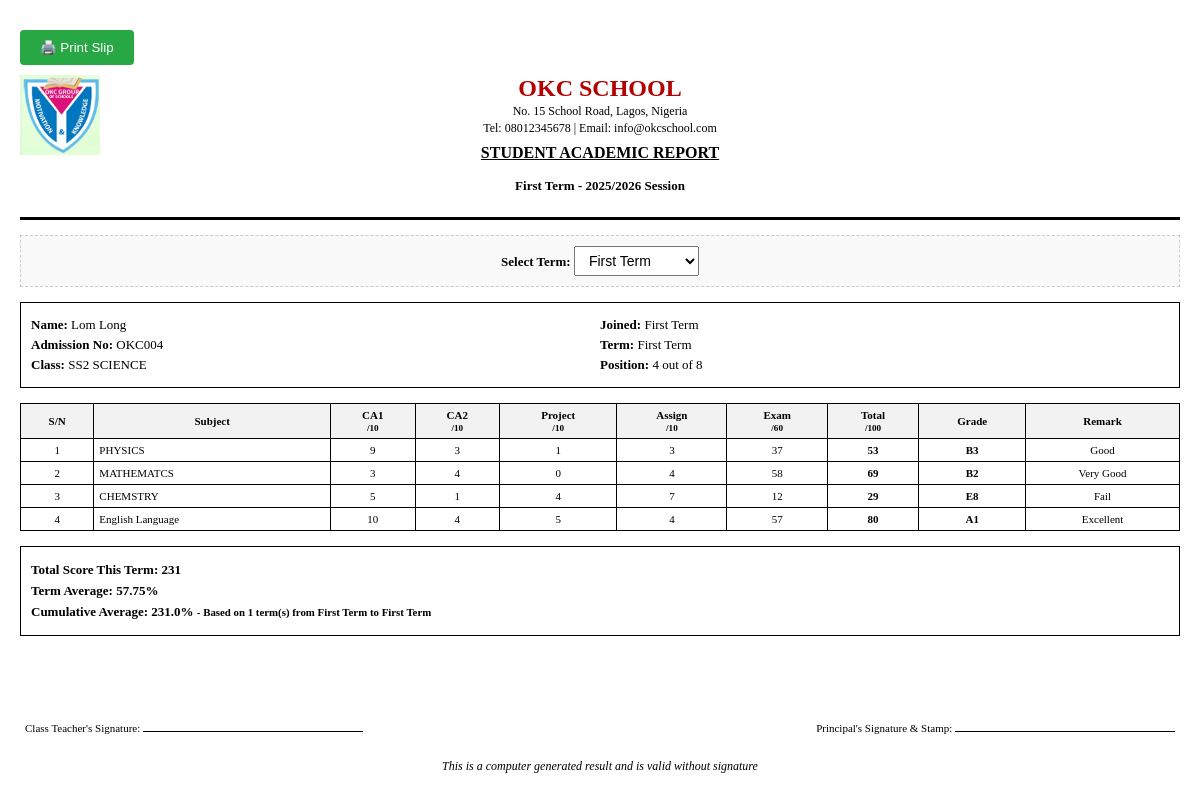
Screenshot of /teacher/teacher/admin/print-student/4/ (signed in) with the database file from the repository.
### results/models.py (models this page shows, shortened)
class Student(models.Model):
    admission_no = models.CharField(max_length=20, unique=True)
    full_name = models.CharField(max_length=100)
    student_class = models.CharField(max_length=10)
    arm = models.CharField(max_length=10)
    joined_term = models.CharField(max_length=20, choices=JOINED_TERM_CHOICES, default="First Term") # <-- ADD THIS

class Subject(models.Model):
    name = models.CharField(max_length=50)
    student_class = models.CharField(max_length=10)
    teachers = models.ManyToManyField(User, blank=True, related_name='subjects_taught')

### results/views.py (the view)
# urls.py: path('teacher/admin/print-student/<int:student_id>/', views.admin_print_student, name='admin_print_student'),
@staff_member_required
def admin_print_student(request, student_id):
    student = get_object_or_404(Student, id=student_id)
    TERM = request.GET.get('term', 'First Term')
    SESSION = '2025/2026'
    ALL_TERMS = ['First Term', 'Second Term', 'Third Term']
    if TERM not in ALL_TERMS: TERM = 'First Term'
    scores = Score.objects.filter(student=student, term=TERM, session=SESSION).select_related('subject')
    results_data = []
    term_total = 0
    for score in scores:
        score_total = score.ca1 + score.ca2 + score.project + score.assignment + score.exam
        term_total += score_total
        results_data.append({'subject': score.subject.name, 'ca1': score.ca1, 'ca2': score.ca2, 'project': score.project, 'assignment': score.assignment, 'exam': score.exam, 'total': score_total, 'grade': get_grade(score_total), 'remark': get_remark(score_total)})
    average = round(term_total / len(results_data), 2) if len(results_data) > 0 else 0
    current_term_index = ALL_TERMS.index(TERM)
    joined_index = ALL_TERMS.index(student.joined_term)
    terms_to_calculate = ALL_TERMS[joined_index:current_term_index + 1]
    divisor = len(terms_to_calculate)
    cumulative_total = 0
    for t in terms_to_calculate:
        t_scores = Score.objects.filter(student=student, term=t, session=SESSION)
        cumulative_total += sum(s.ca1 + s.ca2 + s.project + s.assignment + s.exam for s in t_scores)
    cumulative_avg = round(cumulative_total / divisor, 2) if divisor > 0 else 0
    all_students_in_class = Student.objects.filter(student_class=student.student_class)
    class_totals = []
    for s in all_students_in_class:
        s_scores = Score.objects.filter(student=s, term=TERM, session=SESSION)
        s_total = sum(sc.ca1 + sc.ca2 + sc.project + sc.assignment + sc.exam for sc in s_scores)
        class_totals.append({'student': s, 'total': s_total})
    class_totals.sort(key=lambda x: x['total'], reverse=True)
    position = 1
    for i, data in enumerate(class_totals):
        if data['student'].id == student.id: position = i + 1; break
    context = {'student': student, 'results_data': results_data, 'total_score': term_total, 'average': average, 'cumulative_avg': cumulative_avg, 'divisor': divisor, 'position': f"{position} out of {len(all_students_in_class)}", 'term': TERM, 'session': SESSION, 'all_terms': ALL_TERMS}
    return render(request, 'results/admin_print_student.html', context)

### results/views.py (called while the page is built)
def get_grade(score):
    if score >= 70: return "A1"
    elif score >= 60: return "B2"
    elif score >= 50: return "B3"
    elif score >= 45: return "C4"
    elif score >= 40: return "C5"
    elif score >= 35: return "C6"
    elif score >= 30: return "D7"
    elif score >= 25: return "E8"
    else: return "F9"

def get_remark(score):
    if score >= 70: return "Excellent"
    elif score >= 60: return "Very Good"
    elif score >= 50: return "Good"
    elif score >= 40: return "Credit"
    elif score >= 35: return "Pass"
    else: return "Fail"

### results/templates/results/admin_print_student.html (shortened to what this page needs)
{% load static %}
<!DOCTYPE html>
<html>
<head>
</head>
<body>
    <button class="print-btn" onclick="window.print()">🖨️ Print Slip</button>
    <div class="header">
        <img src="{% static 'images/logo.png' %}" alt="School Logo" class="logo">
        <h1 class="school-name">OKC SCHOOL</h1>
        <p class="school-address">No. 15 School Road, Lagos, Nigeria</p>
        <p class="school-address">Tel: 08012345678 | Email: info@okcschool.com</p>
        <h3 class="result-title">STUDENT ACADEMIC REPORT</h3>
        <p><strong>{{ term }} - {{ session }} Session</strong></p>
    </div>
    <div class="term-selector">
        <form method="get" style="display: inline-block;">
            <label for="term"><strong>Select Term: </strong></label>
            <select name="term" id="term" onchange="this.form.submit()" style="padding: 5px 10px; font-size: 14px;">
                {% for t in all_terms %}
                <option value="{{ t }}" {% if t == term %}selected{% endif %}>{{ t }}</option>
                {% endfor %}
            </select>
        </form>
    </div>
    <div class="student-info">
        <div>
            <p><strong>Name:</strong> {{ student.full_name }}</p>
            <p><strong>Admission No:</strong> {{ student.admission_no }}</p>
            <p><strong>Class:</strong> {{ student.student_class }} {{ student.arm }}</p>
        </div>
        <div>
            <p><strong>Joined:</strong> {{ student.joined_term }}</p>
            <p><strong>Term:</strong> {{ term }}</p>
            <p><strong>Position:</strong> {{ position }}</p>
        </div>
    </div>
    <table>
        <thead>
            <tr>
                <th>S/N</th>
                <th>Subject</th>
                <th>CA1<br><small>/10</small></th>
                <th>CA2<br><small>/10</small></th>
                <th>Project<br><small>/10</small></th>
                <th>Assign<br><small>/10</small></th>
                <th>Exam<br><small>/60</small></th>
                <th>Total<br><small>/100</small></th>
                <th>Grade</th>
                <th>Remark</th>
            </tr>
        </thead>
        <tbody>
            {% for item in results_data %}
            <tr>
                <td>{{ forloop.counter }}</td>
                <td class="subject">{{ item.subject }}</td>
                <td>{{ item.ca1 }}</td>
                <td>{{ item.ca2 }}</td>
                <td>{{ item.project }}</td>
                <td>{{ item.assignment }}</td>
                <td>{{ item.exam }}</td>
                <td><strong>{{ item.total }}</strong></td>
                <td><strong>{{ item.grade }}</strong></td>
                <td>{{ item.remark }}</td>
            </tr>
            {% empty %}
            <tr><td colspan="10">No scores entered for this term</td></tr>
            {% endfor %}
        </tbody>
    </table>
    <div class="summary">
        <p>Total Score This Term: {{ total_score }}</p>
        <p>Term Average: {{ average }}%</p>
        <p>Cumulative Average: {{ cumulative_avg }}% <small>- Based on {{ divisor }} term(s) from {{ student.joined_term }} to {{ term }}</small></p>
    </div>
    <div class="footer">
        <table style="border:none; width:100%;">
            <tr>
                <td style="border:none; text-align:left;">Class Teacher's Signature: <span class="signature-line"></span></td>
                <td style="border:none; text-align:right;">Principal's Signature & Stamp: <span class="signature-line"></span></td>
            </tr>
        </table>
        <p style="margin-top: 20px; font-style: italic;">This is a computer generated result and is valid without signature</p>
    </div>
</body>
</html>

### results/templates/results/admin_print_student.html (style rules this page uses)
body { font-family: 'Times New Roman', serif; margin: 20px; color: #000; font-size: 13px; }
.header { text-align: center; margin-bottom: 15px; border-bottom: 3px solid #000; padding-bottom: 10px; position: relative; }
.logo { width: 80px; height: 80px; position: absolute; left: 0; top: 0; }
.school-name { font-size: 24px; font-weight: bold; color: #b30000; margin: 0; text-transform: uppercase; }
.school-address { font-size: 12px; margin: 2px 0; }
.result-title { font-size: 16px; font-weight: bold; margin-top: 8px; text-decoration: underline; }
.term-selector { text-align: center; margin-bottom: 15px; padding: 10px; border: 1px dashed #ccc; background: #f9f9f9; }
.student-info { margin-bottom: 15px; border: 1px solid #000; padding: 10px; display: grid; grid-template-columns: 1fr 1fr; }
.student-info p { margin: 4px 0; }
table { width: 100%; border-collapse: collapse; margin-bottom: 15px; font-size: 11px; }
table, th, td { border: 1px solid #000; }
th, td { padding: 5px; text-align: center; }
th { background-color: #f2f2f2; font-weight: bold; }
td.subject { text-align: left; }
.summary { margin-top: 15px; border: 1px solid #000; padding: 10px; font-weight: bold; }
.summary p { margin: 5px 0; }
.footer { text-align: center; margin-top: 40px; font-size: 12px; }
.signature-line { margin-top: 50px; border-top: 1px solid #000; width: 220px; display: inline-block; }
.print-btn { background: #28a745; color: white; padding: 10px 20px; border: none; cursor: pointer; margin: 10px 0; border-radius: 4px; }

### rows the page displays
Student: full_name "Lom Long", admission_no "OKC004", student_class "SS2", arm "SCIENCE", joined_term "First Term"
Subject: subject "PHYSICS"
Subject: subject "MATHEMATCS"
Subject: subject "CHEMSTRY"
Subject: subject "English Language"

### other values shown
{{ term }} "First Term"
{{ session }} "2025/2026"
{{ position }} "4 out of 8"
{{ item.ca1 }} "9" "3" "5" "10"
{{ item.ca2 }} "3" "4" "1" "4"
{{ item.project }} "1" "0" "4" "5"
{{ item.assignment }} "3" "4" "7" "4"
{{ item.exam }} "37" "58" "12" "57"
{{ item.total }} "53" "69" "29" "80"
{{ item.grade }} "B3" "B2" "E8" "A1"
{{ item.remark }} "Good" "Very Good" "Fail" "Excellent"
{{ total_score }} "231"
{{ average }} "57.75"
{{ cumulative_avg }} "231.0"
{{ divisor }} "1"
